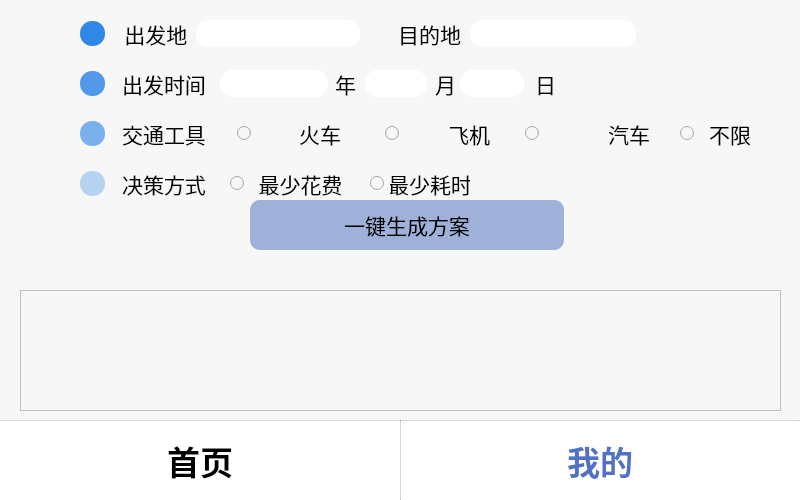
<?xml version="1.0" encoding="UTF-8"?>
<ui version="4.0">
 <class>UserMainPage</class>
 <widget class="QMainWindow" name="UserMainPage">
  <property name="geometry">
   <rect>
    <x>0</x>
    <y>0</y>
    <width>800</width>
    <height>500</height>
   </rect>
  </property>
  <property name="minimumSize">
   <size>
    <width>800</width>
    <height>500</height>
   </size>
  </property>
  <property name="windowTitle">
   <string>MainWindow</string>
  </property>
  <widget class="QWidget" name="centralwidget">
   <property name="styleSheet">
    <string notr="true">#widdget_2{
background-color: rgb(247, 247, 247);
}
</string>
   </property>
   <widget class="QWidget" name="mainbody" native="true">
    <property name="geometry">
     <rect>
      <x>0</x>
      <y>0</y>
      <width>800</width>
      <height>420</height>
     </rect>
    </property>
    <property name="minimumSize">
     <size>
      <width>800</width>
      <height>420</height>
     </size>
    </property>
    <property name="styleSheet">
     <string notr="true">background-color:rgb(247,247,247);</string>
    </property>
    <widget class="QFrame" name="place">
     <property name="geometry">
      <rect>
       <x>0</x>
       <y>20</y>
       <width>800</width>
       <height>27</height>
      </rect>
     </property>
     <property name="sizePolicy">
      <sizepolicy hsizetype="MinimumExpanding" vsizetype="MinimumExpanding">
       <horstretch>0</horstretch>
       <verstretch>0</verstretch>
      </sizepolicy>
     </property>
     <property name="minimumSize">
      <size>
       <width>800</width>
       <height>27</height>
      </size>
     </property>
     <property name="styleSheet">
      <string notr="true">border:none
</string>
     </property>
     <property name="frameShape">
      <enum>QFrame::StyledPanel</enum>
     </property>
     <property name="frameShadow">
      <enum>QFrame::Raised</enum>
     </property>
     <widget class="QLabel" name="label_3">
      <property name="geometry">
       <rect>
        <x>80</x>
        <y>1</y>
        <width>25</width>
        <height>25</height>
       </rect>
      </property>
      <property name="sizePolicy">
       <sizepolicy hsizetype="Fixed" vsizetype="Minimum">
        <horstretch>0</horstretch>
        <verstretch>0</verstretch>
       </sizepolicy>
      </property>
      <property name="minimumSize">
       <size>
        <width>25</width>
        <height>25</height>
       </size>
      </property>
      <property name="styleSheet">
       <string notr="true">*{
 border-radius: 12px; border: none; background: rgb(48,135,229);
}</string>
      </property>
      <property name="text">
       <string/>
      </property>
     </widget>
     <widget class="QLabel" name="label_2">
      <property name="geometry">
       <rect>
        <x>110</x>
        <y>0</y>
        <width>81</width>
        <height>27</height>
       </rect>
      </property>
      <property name="minimumSize">
       <size>
        <width>81</width>
        <height>27</height>
       </size>
      </property>
      <property name="font">
       <font>
        <family>微软雅黑</family>
        <pointsize>16</pointsize>
       </font>
      </property>
      <property name="text">
       <string>  出发地</string>
      </property>
      <property name="alignment">
       <set>Qt::AlignCenter</set>
      </property>
     </widget>
     <widget class="QLineEdit" name="lineEdit">
      <property name="enabled">
       <bool>true</bool>
      </property>
      <property name="geometry">
       <rect>
        <x>196</x>
        <y>0</y>
        <width>164</width>
        <height>27</height>
       </rect>
      </property>
      <property name="minimumSize">
       <size>
        <width>164</width>
        <height>27</height>
       </size>
      </property>
      <property name="styleSheet">
       <string notr="true">*{
border:none;
background-color: rgb(255, 255, 255); 
border-radius: 13px
}</string>
      </property>
     </widget>
     <widget class="QLabel" name="label">
      <property name="geometry">
       <rect>
        <x>360</x>
        <y>0</y>
        <width>101</width>
        <height>27</height>
       </rect>
      </property>
      <property name="minimumSize">
       <size>
        <width>80</width>
        <height>27</height>
       </size>
      </property>
      <property name="font">
       <font>
        <family>微软雅黑</family>
        <pointsize>16</pointsize>
       </font>
      </property>
      <property name="text">
       <string>目的地</string>
      </property>
      <property name="alignment">
       <set>Qt::AlignRight|Qt::AlignTrailing|Qt::AlignVCenter</set>
      </property>
     </widget>
     <widget class="QLineEdit" name="lineEdit_2">
      <property name="geometry">
       <rect>
        <x>470</x>
        <y>0</y>
        <width>166</width>
        <height>27</height>
       </rect>
      </property>
      <property name="sizePolicy">
       <sizepolicy hsizetype="Expanding" vsizetype="Fixed">
        <horstretch>0</horstretch>
        <verstretch>0</verstretch>
       </sizepolicy>
      </property>
      <property name="minimumSize">
       <size>
        <width>166</width>
        <height>27</height>
       </size>
      </property>
      <property name="styleSheet">
       <string notr="true">*{
border:none;
background-color: rgb(255, 255, 255); 
border-radius: 13px
}</string>
      </property>
     </widget>
    </widget>
    <widget class="QFrame" name="time">
     <property name="geometry">
      <rect>
       <x>0</x>
       <y>70</y>
       <width>800</width>
       <height>27</height>
      </rect>
     </property>
     <property name="minimumSize">
      <size>
       <width>800</width>
       <height>27</height>
      </size>
     </property>
     <property name="styleSheet">
      <string notr="true">border:none
</string>
     </property>
     <property name="frameShape">
      <enum>QFrame::StyledPanel</enum>
     </property>
     <property name="frameShadow">
      <enum>QFrame::Raised</enum>
     </property>
     <widget class="QLabel" name="label_4">
      <property name="geometry">
       <rect>
        <x>80</x>
        <y>1</y>
        <width>25</width>
        <height>25</height>
       </rect>
      </property>
      <property name="sizePolicy">
       <sizepolicy hsizetype="Fixed" vsizetype="Fixed">
        <horstretch>0</horstretch>
        <verstretch>0</verstretch>
       </sizepolicy>
      </property>
      <property name="minimumSize">
       <size>
        <width>25</width>
        <height>25</height>
       </size>
      </property>
      <property name="styleSheet">
       <string notr="true">*{
 border-radius: 12px; border: none; background: rgb(82,154,233);
}</string>
      </property>
      <property name="text">
       <string/>
      </property>
     </widget>
     <widget class="QLabel" name="label_8">
      <property name="geometry">
       <rect>
        <x>110</x>
        <y>0</y>
        <width>108</width>
        <height>27</height>
       </rect>
      </property>
      <property name="minimumSize">
       <size>
        <width>108</width>
        <height>27</height>
       </size>
      </property>
      <property name="font">
       <font>
        <family>微软雅黑</family>
        <pointsize>16</pointsize>
       </font>
      </property>
      <property name="text">
       <string>出发时间</string>
      </property>
      <property name="alignment">
       <set>Qt::AlignCenter</set>
      </property>
     </widget>
     <widget class="QLineEdit" name="lineEdit_3">
      <property name="enabled">
       <bool>true</bool>
      </property>
      <property name="geometry">
       <rect>
        <x>220</x>
        <y>0</y>
        <width>108</width>
        <height>27</height>
       </rect>
      </property>
      <property name="minimumSize">
       <size>
        <width>108</width>
        <height>27</height>
       </size>
      </property>
      <property name="styleSheet">
       <string notr="true">*{
border:none;
background-color: rgb(255, 255, 255); 
border-radius: 13px
}</string>
      </property>
     </widget>
     <widget class="QLabel" name="label_9">
      <property name="geometry">
       <rect>
        <x>330</x>
        <y>0</y>
        <width>31</width>
        <height>27</height>
       </rect>
      </property>
      <property name="minimumSize">
       <size>
        <width>31</width>
        <height>27</height>
       </size>
      </property>
      <property name="font">
       <font>
        <family>微软雅黑</family>
        <pointsize>16</pointsize>
       </font>
      </property>
      <property name="text">
       <string>年</string>
      </property>
      <property name="alignment">
       <set>Qt::AlignCenter</set>
      </property>
     </widget>
     <widget class="QLineEdit" name="lineEdit_4">
      <property name="enabled">
       <bool>true</bool>
      </property>
      <property name="geometry">
       <rect>
        <x>365</x>
        <y>0</y>
        <width>62</width>
        <height>27</height>
       </rect>
      </property>
      <property name="minimumSize">
       <size>
        <width>62</width>
        <height>27</height>
       </size>
      </property>
      <property name="styleSheet">
       <string notr="true">*{
border:none;
background-color: rgb(255, 255, 255); 
border-radius: 13px
}</string>
      </property>
     </widget>
     <widget class="QLabel" name="label_10">
      <property name="geometry">
       <rect>
        <x>430</x>
        <y>0</y>
        <width>31</width>
        <height>27</height>
       </rect>
      </property>
      <property name="minimumSize">
       <size>
        <width>31</width>
        <height>27</height>
       </size>
      </property>
      <property name="font">
       <font>
        <family>微软雅黑</family>
        <pointsize>16</pointsize>
       </font>
      </property>
      <property name="text">
       <string>月</string>
      </property>
      <property name="alignment">
       <set>Qt::AlignCenter</set>
      </property>
     </widget>
     <widget class="QLineEdit" name="lineEdit_5">
      <property name="enabled">
       <bool>true</bool>
      </property>
      <property name="geometry">
       <rect>
        <x>460</x>
        <y>0</y>
        <width>64</width>
        <height>27</height>
       </rect>
      </property>
      <property name="minimumSize">
       <size>
        <width>62</width>
        <height>27</height>
       </size>
      </property>
      <property name="styleSheet">
       <string notr="true">*{
border:none;
background-color: rgb(255, 255, 255); 
border-radius: 13px
}</string>
      </property>
     </widget>
     <widget class="QLabel" name="label_12">
      <property name="geometry">
       <rect>
        <x>530</x>
        <y>0</y>
        <width>31</width>
        <height>27</height>
       </rect>
      </property>
      <property name="minimumSize">
       <size>
        <width>31</width>
        <height>27</height>
       </size>
      </property>
      <property name="font">
       <font>
        <family>微软雅黑</family>
        <pointsize>16</pointsize>
       </font>
      </property>
      <property name="text">
       <string>日</string>
      </property>
      <property name="alignment">
       <set>Qt::AlignCenter</set>
      </property>
     </widget>
    </widget>
    <widget class="QFrame" name="frame_5">
     <property name="geometry">
      <rect>
       <x>0</x>
       <y>170</y>
       <width>800</width>
       <height>27</height>
      </rect>
     </property>
     <property name="minimumSize">
      <size>
       <width>800</width>
       <height>27</height>
      </size>
     </property>
     <property name="styleSheet">
      <string notr="true">border:none</string>
     </property>
     <property name="frameShape">
      <enum>QFrame::StyledPanel</enum>
     </property>
     <property name="frameShadow">
      <enum>QFrame::Raised</enum>
     </property>
     <widget class="QLabel" name="label_7">
      <property name="geometry">
       <rect>
        <x>80</x>
        <y>1</y>
        <width>25</width>
        <height>25</height>
       </rect>
      </property>
      <property name="minimumSize">
       <size>
        <width>25</width>
        <height>25</height>
       </size>
      </property>
      <property name="styleSheet">
       <string notr="true">*{
 border-radius: 12px; border: none; background: rgb(182,210,241);
}</string>
      </property>
      <property name="text">
       <string/>
      </property>
     </widget>
     <widget class="QLabel" name="label_23">
      <property name="geometry">
       <rect>
        <x>110</x>
        <y>0</y>
        <width>108</width>
        <height>27</height>
       </rect>
      </property>
      <property name="minimumSize">
       <size>
        <width>108</width>
        <height>27</height>
       </size>
      </property>
      <property name="font">
       <font>
        <family>微软雅黑</family>
        <pointsize>16</pointsize>
       </font>
      </property>
      <property name="text">
       <string>决策方式</string>
      </property>
      <property name="alignment">
       <set>Qt::AlignCenter</set>
      </property>
     </widget>
     <widget class="QRadioButton" name="radioButton_11">
      <property name="geometry">
       <rect>
        <x>230</x>
        <y>0</y>
        <width>16</width>
        <height>27</height>
       </rect>
      </property>
      <property name="minimumSize">
       <size>
        <width>15</width>
        <height>27</height>
       </size>
      </property>
      <property name="cursor">
       <cursorShape>PointingHandCursor</cursorShape>
      </property>
      <property name="styleSheet">
       <string notr="true"/>
      </property>
      <property name="text">
       <string/>
      </property>
      <property name="iconSize">
       <size>
        <width>18</width>
        <height>18</height>
       </size>
      </property>
      <property name="checked">
       <bool>false</bool>
      </property>
     </widget>
     <widget class="QRadioButton" name="radioButton_12">
      <property name="geometry">
       <rect>
        <x>370</x>
        <y>0</y>
        <width>16</width>
        <height>27</height>
       </rect>
      </property>
      <property name="minimumSize">
       <size>
        <width>15</width>
        <height>27</height>
       </size>
      </property>
      <property name="cursor">
       <cursorShape>PointingHandCursor</cursorShape>
      </property>
      <property name="styleSheet">
       <string notr="true"/>
      </property>
      <property name="text">
       <string/>
      </property>
      <property name="iconSize">
       <size>
        <width>18</width>
        <height>18</height>
       </size>
      </property>
      <property name="checked">
       <bool>false</bool>
      </property>
     </widget>
     <widget class="QLabel" name="label_26">
      <property name="geometry">
       <rect>
        <x>250</x>
        <y>0</y>
        <width>101</width>
        <height>27</height>
       </rect>
      </property>
      <property name="minimumSize">
       <size>
        <width>80</width>
        <height>27</height>
       </size>
      </property>
      <property name="font">
       <font>
        <family>微软雅黑</family>
        <pointsize>16</pointsize>
       </font>
      </property>
      <property name="text">
       <string>最少花费</string>
      </property>
      <property name="alignment">
       <set>Qt::AlignCenter</set>
      </property>
     </widget>
     <widget class="QLabel" name="label_27">
      <property name="geometry">
       <rect>
        <x>390</x>
        <y>0</y>
        <width>80</width>
        <height>27</height>
       </rect>
      </property>
      <property name="minimumSize">
       <size>
        <width>80</width>
        <height>27</height>
       </size>
      </property>
      <property name="font">
       <font>
        <family>微软雅黑</family>
        <pointsize>16</pointsize>
       </font>
      </property>
      <property name="text">
       <string>最少耗时</string>
      </property>
      <property name="alignment">
       <set>Qt::AlignCenter</set>
      </property>
     </widget>
    </widget>
    <widget class="QFrame" name="frame_6">
     <property name="geometry">
      <rect>
       <x>0</x>
       <y>200</y>
       <width>800</width>
       <height>50</height>
      </rect>
     </property>
     <property name="minimumSize">
      <size>
       <width>800</width>
       <height>50</height>
      </size>
     </property>
     <property name="styleSheet">
      <string notr="true">border:none</string>
     </property>
     <property name="frameShape">
      <enum>QFrame::StyledPanel</enum>
     </property>
     <property name="frameShadow">
      <enum>QFrame::Raised</enum>
     </property>
     <widget class="QPushButton" name="pushButton">
      <property name="geometry">
       <rect>
        <x>250</x>
        <y>0</y>
        <width>314</width>
        <height>50</height>
       </rect>
      </property>
      <property name="sizePolicy">
       <sizepolicy hsizetype="Minimum" vsizetype="Minimum">
        <horstretch>0</horstretch>
        <verstretch>0</verstretch>
       </sizepolicy>
      </property>
      <property name="minimumSize">
       <size>
        <width>314</width>
        <height>50</height>
       </size>
      </property>
      <property name="font">
       <font>
        <family>微软雅黑</family>
        <pointsize>16</pointsize>
       </font>
      </property>
      <property name="cursor">
       <cursorShape>PointingHandCursor</cursorShape>
      </property>
      <property name="layoutDirection">
       <enum>Qt::LeftToRight</enum>
      </property>
      <property name="styleSheet">
       <string notr="true">*{
background-color:rgb(159,177,216);
border-radius: 10px;
}
QPushButton:pressed{  background-color: #5172c4;}</string>
      </property>
      <property name="text">
       <string>一键生成方案</string>
      </property>
      <property name="iconSize">
       <size>
        <width>20</width>
        <height>20</height>
       </size>
      </property>
     </widget>
    </widget>
    <widget class="QFrame" name="tool">
     <property name="geometry">
      <rect>
       <x>0</x>
       <y>120</y>
       <width>800</width>
       <height>27</height>
      </rect>
     </property>
     <property name="minimumSize">
      <size>
       <width>650</width>
       <height>27</height>
      </size>
     </property>
     <property name="styleSheet">
      <string notr="true">border:none</string>
     </property>
     <property name="frameShape">
      <enum>QFrame::StyledPanel</enum>
     </property>
     <property name="frameShadow">
      <enum>QFrame::Raised</enum>
     </property>
     <widget class="QLabel" name="label_5">
      <property name="geometry">
       <rect>
        <x>80</x>
        <y>1</y>
        <width>25</width>
        <height>25</height>
       </rect>
      </property>
      <property name="sizePolicy">
       <sizepolicy hsizetype="Fixed" vsizetype="Fixed">
        <horstretch>0</horstretch>
        <verstretch>0</verstretch>
       </sizepolicy>
      </property>
      <property name="minimumSize">
       <size>
        <width>25</width>
        <height>25</height>
       </size>
      </property>
      <property name="styleSheet">
       <string notr="true">*{
 border-radius: 12px; border: none; background: rgb(122,176,236);
}</string>
      </property>
      <property name="text">
       <string/>
      </property>
     </widget>
     <widget class="QLabel" name="label_11">
      <property name="geometry">
       <rect>
        <x>110</x>
        <y>0</y>
        <width>108</width>
        <height>27</height>
       </rect>
      </property>
      <property name="minimumSize">
       <size>
        <width>108</width>
        <height>27</height>
       </size>
      </property>
      <property name="font">
       <font>
        <family>微软雅黑</family>
        <pointsize>16</pointsize>
       </font>
      </property>
      <property name="text">
       <string>交通工具</string>
      </property>
      <property name="alignment">
       <set>Qt::AlignCenter</set>
      </property>
     </widget>
     <widget class="QRadioButton" name="radioButton_3">
      <property name="geometry">
       <rect>
        <x>525</x>
        <y>0</y>
        <width>16</width>
        <height>27</height>
       </rect>
      </property>
      <property name="minimumSize">
       <size>
        <width>15</width>
        <height>27</height>
       </size>
      </property>
      <property name="cursor">
       <cursorShape>PointingHandCursor</cursorShape>
      </property>
      <property name="styleSheet">
       <string notr="true"/>
      </property>
      <property name="text">
       <string/>
      </property>
      <property name="iconSize">
       <size>
        <width>18</width>
        <height>18</height>
       </size>
      </property>
      <property name="checked">
       <bool>false</bool>
      </property>
     </widget>
     <widget class="QLabel" name="label_14">
      <property name="geometry">
       <rect>
        <x>450</x>
        <y>0</y>
        <width>40</width>
        <height>27</height>
       </rect>
      </property>
      <property name="sizePolicy">
       <sizepolicy hsizetype="Minimum" vsizetype="Minimum">
        <horstretch>0</horstretch>
        <verstretch>0</verstretch>
       </sizepolicy>
      </property>
      <property name="minimumSize">
       <size>
        <width>40</width>
        <height>27</height>
       </size>
      </property>
      <property name="font">
       <font>
        <family>微软雅黑</family>
        <pointsize>16</pointsize>
       </font>
      </property>
      <property name="text">
       <string>飞机</string>
      </property>
      <property name="alignment">
       <set>Qt::AlignRight|Qt::AlignTrailing|Qt::AlignVCenter</set>
      </property>
     </widget>
     <widget class="QLabel" name="label_15">
      <property name="geometry">
       <rect>
        <x>599</x>
        <y>0</y>
        <width>51</width>
        <height>27</height>
       </rect>
      </property>
      <property name="minimumSize">
       <size>
        <width>40</width>
        <height>27</height>
       </size>
      </property>
      <property name="font">
       <font>
        <family>微软雅黑</family>
        <pointsize>16</pointsize>
       </font>
      </property>
      <property name="text">
       <string>汽车</string>
      </property>
      <property name="alignment">
       <set>Qt::AlignRight|Qt::AlignTrailing|Qt::AlignVCenter</set>
      </property>
     </widget>
     <widget class="QRadioButton" name="radioButton_4">
      <property name="geometry">
       <rect>
        <x>680</x>
        <y>0</y>
        <width>16</width>
        <height>27</height>
       </rect>
      </property>
      <property name="minimumSize">
       <size>
        <width>15</width>
        <height>27</height>
       </size>
      </property>
      <property name="cursor">
       <cursorShape>PointingHandCursor</cursorShape>
      </property>
      <property name="styleSheet">
       <string notr="true"/>
      </property>
      <property name="text">
       <string/>
      </property>
      <property name="iconSize">
       <size>
        <width>18</width>
        <height>18</height>
       </size>
      </property>
      <property name="checked">
       <bool>false</bool>
      </property>
     </widget>
     <widget class="QLabel" name="label_16">
      <property name="geometry">
       <rect>
        <x>700</x>
        <y>0</y>
        <width>60</width>
        <height>27</height>
       </rect>
      </property>
      <property name="minimumSize">
       <size>
        <width>60</width>
        <height>27</height>
       </size>
      </property>
      <property name="font">
       <font>
        <family>微软雅黑</family>
        <pointsize>16</pointsize>
       </font>
      </property>
      <property name="text">
       <string>不限</string>
      </property>
      <property name="alignment">
       <set>Qt::AlignCenter</set>
      </property>
     </widget>
     <widget class="QLabel" name="label_17">
      <property name="geometry">
       <rect>
        <x>260</x>
        <y>0</y>
        <width>40</width>
        <height>27</height>
       </rect>
      </property>
      <property name="sizePolicy">
       <sizepolicy hsizetype="Minimum" vsizetype="Minimum">
        <horstretch>0</horstretch>
        <verstretch>0</verstretch>
       </sizepolicy>
      </property>
      <property name="minimumSize">
       <size>
        <width>40</width>
        <height>27</height>
       </size>
      </property>
      <property name="font">
       <font>
        <family>微软雅黑</family>
        <pointsize>18</pointsize>
       </font>
      </property>
      <property name="text">
       <string/>
      </property>
      <property name="pixmap">
       <pixmap resource="res.qrc">:/train.png</pixmap>
      </property>
      <property name="scaledContents">
       <bool>true</bool>
      </property>
      <property name="alignment">
       <set>Qt::AlignCenter</set>
      </property>
     </widget>
     <widget class="QLabel" name="label_18">
      <property name="geometry">
       <rect>
        <x>300</x>
        <y>0</y>
        <width>41</width>
        <height>27</height>
       </rect>
      </property>
      <property name="minimumSize">
       <size>
        <width>35</width>
        <height>27</height>
       </size>
      </property>
      <property name="font">
       <font>
        <family>微软雅黑</family>
        <pointsize>16</pointsize>
       </font>
      </property>
      <property name="text">
       <string>火车</string>
      </property>
      <property name="alignment">
       <set>Qt::AlignRight|Qt::AlignTrailing|Qt::AlignVCenter</set>
      </property>
     </widget>
     <widget class="QLabel" name="label_19">
      <property name="geometry">
       <rect>
        <x>410</x>
        <y>0</y>
        <width>30</width>
        <height>27</height>
       </rect>
      </property>
      <property name="minimumSize">
       <size>
        <width>30</width>
        <height>27</height>
       </size>
      </property>
      <property name="font">
       <font>
        <family>微软雅黑</family>
        <pointsize>18</pointsize>
       </font>
      </property>
      <property name="text">
       <string/>
      </property>
      <property name="pixmap">
       <pixmap resource="res.qrc">:/plane.png</pixmap>
      </property>
      <property name="scaledContents">
       <bool>true</bool>
      </property>
      <property name="alignment">
       <set>Qt::AlignCenter</set>
      </property>
     </widget>
     <widget class="QLabel" name="label_20">
      <property name="geometry">
       <rect>
        <x>550</x>
        <y>0</y>
        <width>40</width>
        <height>27</height>
       </rect>
      </property>
      <property name="sizePolicy">
       <sizepolicy hsizetype="Minimum" vsizetype="Minimum">
        <horstretch>0</horstretch>
        <verstretch>0</verstretch>
       </sizepolicy>
      </property>
      <property name="minimumSize">
       <size>
        <width>40</width>
        <height>27</height>
       </size>
      </property>
      <property name="font">
       <font>
        <family>微软雅黑</family>
        <pointsize>18</pointsize>
       </font>
      </property>
      <property name="text">
       <string/>
      </property>
      <property name="pixmap">
       <pixmap resource="res.qrc">:/car.png</pixmap>
      </property>
      <property name="scaledContents">
       <bool>true</bool>
      </property>
      <property name="alignment">
       <set>Qt::AlignCenter</set>
      </property>
     </widget>
     <widget class="QRadioButton" name="radioButton_5">
      <property name="geometry">
       <rect>
        <x>385</x>
        <y>0</y>
        <width>16</width>
        <height>27</height>
       </rect>
      </property>
      <property name="minimumSize">
       <size>
        <width>15</width>
        <height>27</height>
       </size>
      </property>
      <property name="cursor">
       <cursorShape>PointingHandCursor</cursorShape>
      </property>
      <property name="styleSheet">
       <string notr="true"/>
      </property>
      <property name="text">
       <string/>
      </property>
      <property name="iconSize">
       <size>
        <width>18</width>
        <height>18</height>
       </size>
      </property>
      <property name="checked">
       <bool>false</bool>
      </property>
     </widget>
     <widget class="QRadioButton" name="radioButton_6">
      <property name="geometry">
       <rect>
        <x>237</x>
        <y>0</y>
        <width>16</width>
        <height>27</height>
       </rect>
      </property>
      <property name="minimumSize">
       <size>
        <width>15</width>
        <height>27</height>
       </size>
      </property>
      <property name="cursor">
       <cursorShape>PointingHandCursor</cursorShape>
      </property>
      <property name="styleSheet">
       <string notr="true"/>
      </property>
      <property name="text">
       <string/>
      </property>
      <property name="iconSize">
       <size>
        <width>27</width>
        <height>27</height>
       </size>
      </property>
      <property name="checked">
       <bool>false</bool>
      </property>
     </widget>
    </widget>
    <widget class="QScrollArea" name="scrollArea">
     <property name="geometry">
      <rect>
       <x>20</x>
       <y>290</y>
       <width>761</width>
       <height>121</height>
      </rect>
     </property>
     <property name="widgetResizable">
      <bool>true</bool>
     </property>
     <widget class="QWidget" name="scrollAreaWidgetContents">
      <property name="geometry">
       <rect>
        <x>0</x>
        <y>0</y>
        <width>759</width>
        <height>119</height>
       </rect>
      </property>
     </widget>
    </widget>
    <widget class="QLabel" name="summary">
     <property name="geometry">
      <rect>
       <x>20</x>
       <y>270</y>
       <width>481</width>
       <height>16</height>
      </rect>
     </property>
     <property name="text">
      <string/>
     </property>
    </widget>
   </widget>
   <widget class="QWidget" name="bottom" native="true">
    <property name="enabled">
     <bool>true</bool>
    </property>
    <property name="geometry">
     <rect>
      <x>0</x>
      <y>420</y>
      <width>800</width>
      <height>80</height>
     </rect>
    </property>
    <property name="minimumSize">
     <size>
      <width>800</width>
      <height>80</height>
     </size>
    </property>
    <property name="styleSheet">
     <string notr="true">#bottom{
background-color: rgb(255, 255, 255); 
}
#mainbody{
background-color:rgb(247,247,247);
}</string>
    </property>
    <widget class="QPushButton" name="homebtn">
     <property name="geometry">
      <rect>
       <x>0</x>
       <y>0</y>
       <width>400</width>
       <height>80</height>
      </rect>
     </property>
     <property name="font">
      <font>
       <family>微软雅黑</family>
       <pointsize>25</pointsize>
       <bold>true</bold>
      </font>
     </property>
     <property name="cursor">
      <cursorShape>PointingHandCursor</cursorShape>
     </property>
     <property name="styleSheet">
      <string notr="true">border:none
</string>
     </property>
     <property name="text">
      <string>首页</string>
     </property>
    </widget>
    <widget class="QPushButton" name="pushButton_3">
     <property name="geometry">
      <rect>
       <x>400</x>
       <y>0</y>
       <width>400</width>
       <height>80</height>
      </rect>
     </property>
     <property name="font">
      <font>
       <family>微软雅黑</family>
       <pointsize>25</pointsize>
       <bold>true</bold>
      </font>
     </property>
     <property name="styleSheet">
      <string notr="true">*{border:none;color:#5172c4;}</string>
     </property>
     <property name="text">
      <string>我的</string>
     </property>
    </widget>
    <widget class="Line" name="line">
     <property name="geometry">
      <rect>
       <x>0</x>
       <y>0</y>
       <width>800</width>
       <height>1</height>
      </rect>
     </property>
     <property name="font">
      <font>
       <pointsize>2</pointsize>
      </font>
     </property>
     <property name="styleSheet">
      <string notr="true">background-color:rgb(190,190,190);</string>
     </property>
     <property name="orientation">
      <enum>Qt::Horizontal</enum>
     </property>
    </widget>
    <widget class="Line" name="line_2">
     <property name="geometry">
      <rect>
       <x>400</x>
       <y>0</y>
       <width>1</width>
       <height>80</height>
      </rect>
     </property>
     <property name="autoFillBackground">
      <bool>false</bool>
     </property>
     <property name="styleSheet">
      <string notr="true">background-color:rgb(190,190,190);</string>
     </property>
     <property name="orientation">
      <enum>Qt::Vertical</enum>
     </property>
    </widget>
   </widget>
  </widget>
 </widget>
 <resources>
  <include location="res.qrc"/>
 </resources>
 <connections/>
</ui>
